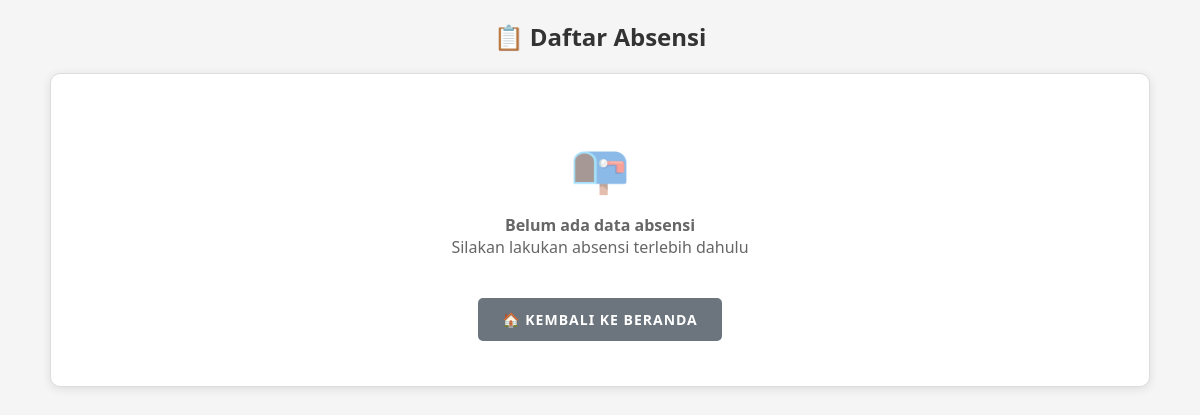
Before: /absensi with the older database file.
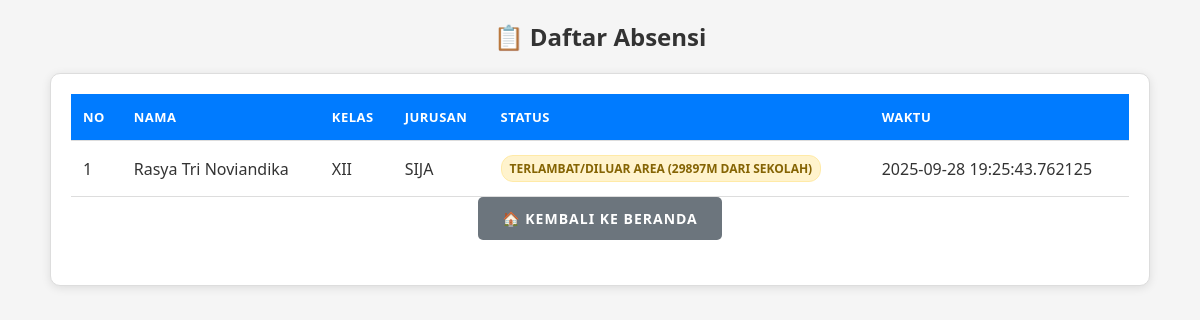
After: the same page with the newer database file.
### tables this page shows
CREATE TABLE absensi (
            id INTEGER PRIMARY KEY AUTOINCREMENT,
            siswa_id INTEGER,
            nama TEXT NOT NULL,
            kelas TEXT NOT NULL,
            jurusan TEXT NOT NULL,
            latitude REAL,
            longitude REAL,
            status TEXT NOT NULL,
            waktu TIMESTAMP DEFAULT CURRENT_TIMESTAMP
        );

### app.py (the view)
@app.route("/absensi")
def absensi_user():
    conn = sqlite3.connect(DB_NAME)
    cur = conn.cursor()
    cur.execute("SELECT nama, kelas, jurusan, status, waktu FROM absensi ORDER BY waktu DESC")
    absensi = cur.fetchall()
    conn.close()
    return render_template("user/absensi.html", absensi=absensi)

### templates/user/absensi.html (shortened to what this page needs)
<!DOCTYPE html>
<html lang="id">
<head>
</head>
<body>
<div class="container">
    <h2>📋 Daftar Absensi</h2>
    <div class="table-container">
        {% if absensi %}
        <table>
            <thead>
                <tr>
                    <th>No</th>
                    <th>Nama</th>
                    <th>Kelas</th>
                    <th>Jurusan</th>
                    <th>Status</th>
                    <th>Waktu</th>
                </tr>
            </thead>
            <tbody>
                {% for a in absensi %}
                <tr>
                    <td data-label="No">{{ loop.index }}</td>
                    <td data-label="Nama">{{ a[0] }}</td>
                    <td data-label="Kelas">{{ a[1] }}</td>
                    <td data-label="Jurusan">{{ a[2] }}</td>
                    <td data-label="Status">
                        {% if "HADIR" in a[3] %}
                            <span class="status-badge status-hadir">{{ a[3] }}</span>
                        {% elif "TERLAMBAT" in a[3] or "DILUAR AREA" in a[3] %}
                            <span class="status-badge status-terlambat">{{ a[3] }}</span>
                        {% else %}
                            <span class="status-badge status-alpha">{{ a[3] }}</span>
                        {% endif %}
                    </td>
                    <td data-label="Waktu">{{ a[4] }}</td>
                </tr>
                {% endfor %}
            </tbody>
        </table>
        {% else %}
        <div class="no-data">
            <div class="no-data-icon">📭</div>
            <p><strong>Belum ada data absensi</strong></p>
            <p>Silakan lakukan absensi terlebih dahulu</p>
        </div>
        {% endif %}
         <div class="button-group">
        <a href="{{ url_for('index') }}" class="button secondary">🏠 Kembali ke Beranda</a>
    </div>
    </div>
</div>
</body>
</html>

### templates/user/absensi.html (style rules this page uses)
* { margin: 0; padding: 0; box-sizing: border-box; font-family: 'Segoe UI', Tahoma, Geneva, Verdana, sans-serif; }
body { background: #f5f5f5; color: #333; padding: 20px; margin: 0; min-height: 100vh; }
h2 { text-align: center; margin-bottom: 20px; color: #333; font-weight: 600; }
.container { max-width: 1100px; margin: 0 auto; }
.button-group { display: flex; gap: 15px; margin-bottom: 25px; flex-wrap: wrap; justify-content: center; }
a.button { display: inline-block; padding: 12px 24px; background: #007bff; color: white; text-decoration: none; border-radius: 5px; font-weight: 600; transition: all 0.3s ease; text-transform: uppercase; letter-spacing: 1px; font-size: 14px; }
a.button.secondary { background: #6c757d; }
.table-container { background: #fff; padding: 20px; border-radius: 10px; box-shadow: 0 2px 10px rgba(0,0,0,0.1); border: 1px solid #ddd; overflow-x: auto; }
table { width: 100%; border-collapse: collapse; min-width: 700px; }
th, td { padding: 14px 12px; border-bottom: 1px solid #ddd; text-align: left; }
th { background: #007bff; color: white; text-transform: uppercase; letter-spacing: 0.5px; font-size: 13px; font-weight: 600; }
.status-badge { display: inline-block; padding: 4px 8px; border-radius: 12px; font-size: 12px; font-weight: 600; text-transform: uppercase; }
.status-terlambat { background: #fff3cd; color: #856404; border: 1px solid #ffeaa7; }
html { scroll-behavior: smooth; }

Changed rows visible on the page:
added absensi: nama "Rasya Tri Noviandika", kelas "XII", jurusan "SIJA", status "TERLAMBAT/DILUAR AREA (29897M DARI SEKOLAH)", waktu "2025-09-28 19:25:43.762125"
Other visible differences:
text no longer shown: "📭 Belum ada data absensi Silakan lakukan absensi terlebih dahulu"
text now shown: "NO NAMA KELAS JURUSAN STATUS WAKTU"
